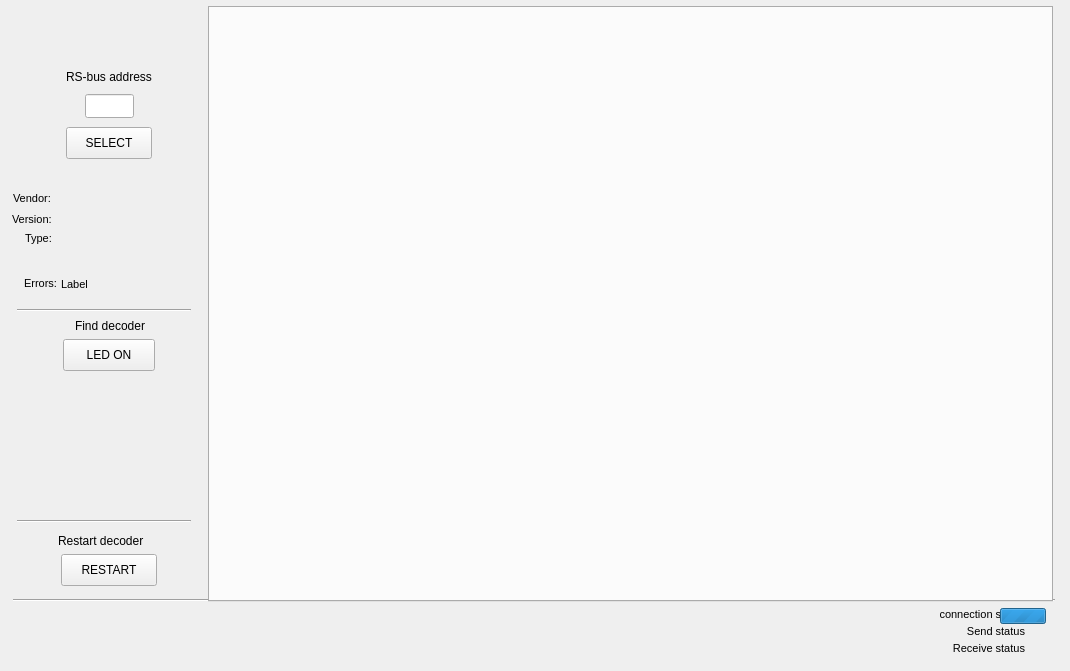
<?xml version='1.0' encoding='UTF-8'?>
<ui version="4.0">
 <class>MainWindow</class>
 <widget class="QMainWindow" name="MainWindow">
  <property name="geometry">
   <rect>
    <x>0</x>
    <y>0</y>
    <width>1070</width>
    <height>671</height>
   </rect>
  </property>
  <widget class="QWidget" name="centralwidget">
   <widget class="QLabel" name="label1">
    <property name="geometry">
     <rect>
      <x>55</x>
      <y>69</y>
      <width>108</width>
      <height>16</height>
     </rect>
    </property>
    <property name="toolTip">
     <string>Range: 1..128. Leave empty to search for a non-initialised decoder</string>
    </property>
    <property name="text">
     <string>RS-bus address</string>
    </property>
    <property name="alignment">
     <set>Qt::AlignHCenter|Qt::AlignVCenter</set>
    </property>
   </widget>
   <widget class="QLabel" name="connectionStatus">
    <property name="geometry">
     <rect>
      <x>583</x>
      <y>608</y>
      <width>442</width>
      <height>13</height>
     </rect>
    </property>
    <property name="text">
     <string>connection status</string>
    </property>
    <property name="alignment">
     <set>Qt::AlignRight|Qt::AlignVCenter</set>
    </property>
    <property name="font">
     <font>
      <pointsize>8</pointsize>
     </font>
    </property>
   </widget>
   <widget class="Line" name="line2">
    <property name="geometry">
     <rect>
      <x>13</x>
      <y>598</y>
      <width>1042</width>
      <height>4</height>
     </rect>
    </property>
    <property name="orientation">
     <enum>Qt::Horizontal</enum>
    </property>
   </widget>
   <widget class="QProgressBar" name="progressIndicator">
    <property name="geometry">
     <rect>
      <x>1000</x>
      <y>608</y>
      <width>46</width>
      <height>16</height>
     </rect>
    </property>
    <property name="maximum">
     <number>0</number>
    </property>
    <property name="textVisible">
     <bool>false</bool>
    </property>
   </widget>
   <widget class="QLineEdit" name="address">
    <property name="geometry">
     <rect>
      <x>85</x>
      <y>94</y>
      <width>49</width>
      <height>24</height>
     </rect>
    </property>
    <property name="alignment">
     <set>Qt::AlignHCenter|Qt::AlignVCenter</set>
    </property>
   </widget>
   <widget class="QPushButton" name="buttonSelect">
    <property name="geometry">
     <rect>
      <x>66</x>
      <y>127</y>
      <width>86</width>
      <height>32</height>
     </rect>
    </property>
    <property name="text">
     <string>SELECT</string>
    </property>
   </widget>
   <widget class="QLabel" name="receiveStatus">
    <property name="geometry">
     <rect>
      <x>412</x>
      <y>642</y>
      <width>613</width>
      <height>13</height>
     </rect>
    </property>
    <property name="text">
     <string>Receive status</string>
    </property>
    <property name="alignment">
     <set>Qt::AlignRight|Qt::AlignVCenter</set>
    </property>
    <property name="font">
     <font>
      <pointsize>8</pointsize>
     </font>
    </property>
   </widget>
   <widget class="QPushButton" name="ledOn">
    <property name="geometry">
     <rect>
      <x>63</x>
      <y>339</y>
      <width>92</width>
      <height>32</height>
     </rect>
    </property>
    <property name="text">
     <string>LED ON</string>
    </property>
   </widget>
   <widget class="QPushButton" name="buttonRestart">
    <property name="geometry">
     <rect>
      <x>61</x>
      <y>554</y>
      <width>96</width>
      <height>32</height>
     </rect>
    </property>
    <property name="text">
     <string>RESTART</string>
    </property>
   </widget>
   <widget class="QLabel" name="label3">
    <property name="geometry">
     <rect>
      <x>65</x>
      <y>318</y>
      <width>90</width>
      <height>16</height>
     </rect>
    </property>
    <property name="text">
     <string>Find decoder</string>
    </property>
    <property name="alignment">
     <set>Qt::AlignHCenter|Qt::AlignVCenter</set>
    </property>
   </widget>
   <widget class="QLabel" name="label4">
    <property name="geometry">
     <rect>
      <x>58</x>
      <y>533</y>
      <width>104</width>
      <height>16</height>
     </rect>
    </property>
    <property name="text">
     <string>Restart decoder</string>
    </property>
    <property name="alignment">
     <set>Qt::AlignLeft|Qt::AlignVCenter</set>
    </property>
   </widget>
   <widget class="Line" name="line5">
    <property name="geometry">
     <rect>
      <x>17</x>
      <y>308</y>
      <width>174</width>
      <height>5</height>
     </rect>
    </property>
    <property name="orientation">
     <enum>Qt::Horizontal</enum>
    </property>
   </widget>
   <widget class="Line" name="line6">
    <property name="geometry">
     <rect>
      <x>17</x>
      <y>519</y>
      <width>174</width>
      <height>5</height>
     </rect>
    </property>
    <property name="orientation">
     <enum>Qt::Horizontal</enum>
    </property>
   </widget>
   <widget class="QLabel" name="label7">
    <property name="geometry">
     <rect>
      <x>13</x>
      <y>191</y>
      <width>54</width>
      <height>14</height>
     </rect>
    </property>
    <property name="text">
     <string>Vendor:</string>
    </property>
    <property name="alignment">
     <set>Qt::AlignLeft|Qt::AlignVCenter</set>
    </property>
    <property name="font">
     <font>
      <pointsize>8</pointsize>
     </font>
    </property>
   </widget>
   <widget class="QLabel" name="label8">
    <property name="geometry">
     <rect>
      <x>12</x>
      <y>212</y>
      <width>56</width>
      <height>14</height>
     </rect>
    </property>
    <property name="text">
     <string>Version:</string>
    </property>
    <property name="alignment">
     <set>Qt::AlignLeft|Qt::AlignVCenter</set>
    </property>
    <property name="font">
     <font>
      <pointsize>8</pointsize>
     </font>
    </property>
   </widget>
   <widget class="QLabel" name="label9">
    <property name="geometry">
     <rect>
      <x>25</x>
      <y>231</y>
      <width>39</width>
      <height>14</height>
     </rect>
    </property>
    <property name="text">
     <string>Type:</string>
    </property>
    <property name="alignment">
     <set>Qt::AlignLeft|Qt::AlignVCenter</set>
    </property>
    <property name="font">
     <font>
      <pointsize>8</pointsize>
     </font>
    </property>
   </widget>
   <widget class="QLabel" name="DecoderVendor">
    <property name="geometry">
     <rect>
      <x>61</x>
      <y>191</y>
      <width>149</width>
      <height>14</height>
     </rect>
    </property>
    <property name="text">
     <string />
    </property>
    <property name="alignment">
     <set>Qt::AlignLeft|Qt::AlignVCenter</set>
    </property>
    <property name="font">
     <font>
      <pointsize>8</pointsize>
     </font>
    </property>
   </widget>
   <widget class="QLabel" name="DecoderVersion">
    <property name="geometry">
     <rect>
      <x>61</x>
      <y>212</y>
      <width>149</width>
      <height>14</height>
     </rect>
    </property>
    <property name="text">
     <string />
    </property>
    <property name="alignment">
     <set>Qt::AlignLeft|Qt::AlignVCenter</set>
    </property>
    <property name="font">
     <font>
      <pointsize>8</pointsize>
     </font>
    </property>
   </widget>
   <widget class="QLabel" name="DecoderType">
    <property name="geometry">
     <rect>
      <x>61</x>
      <y>231</y>
      <width>149</width>
      <height>14</height>
     </rect>
    </property>
    <property name="text">
     <string />
    </property>
    <property name="alignment">
     <set>Qt::AlignLeft|Qt::AlignVCenter</set>
    </property>
    <property name="font">
     <font>
      <pointsize>8</pointsize>
     </font>
    </property>
   </widget>
   <widget class="QLabel" name="DecoderSubType">
    <property name="geometry">
     <rect>
      <x>61</x>
      <y>247</y>
      <width>144</width>
      <height>14</height>
     </rect>
    </property>
    <property name="text">
     <string />
    </property>
    <property name="alignment">
     <set>Qt::AlignLeft|Qt::AlignVCenter</set>
    </property>
    <property name="font">
     <font>
      <pointsize>8</pointsize>
     </font>
    </property>
   </widget>
   <widget class="QLabel" name="label10">
    <property name="geometry">
     <rect>
      <x>13</x>
      <y>276</y>
      <width>44</width>
      <height>14</height>
     </rect>
    </property>
    <property name="text">
     <string>Errors:</string>
    </property>
    <property name="alignment">
     <set>Qt::AlignRight|Qt::AlignVCenter</set>
    </property>
    <property name="font">
     <font>
      <pointsize>8</pointsize>
     </font>
    </property>
   </widget>
   <widget class="QLabel" name="DecoderErrors">
    <property name="geometry">
     <rect>
      <x>61</x>
      <y>277</y>
      <width>144</width>
      <height>14</height>
     </rect>
    </property>
    <property name="text">
     <string>Label</string>
    </property>
    <property name="alignment">
     <set>Qt::AlignLeft|Qt::AlignVCenter</set>
    </property>
    <property name="font">
     <font>
      <pointsize>8</pointsize>
     </font>
    </property>
   </widget>
   <widget class="QLabel" name="sendStatus">
    <property name="geometry">
     <rect>
      <x>412</x>
      <y>625</y>
      <width>613</width>
      <height>13</height>
     </rect>
    </property>
    <property name="text">
     <string>Send status</string>
    </property>
    <property name="alignment">
     <set>Qt::AlignRight|Qt::AlignVCenter</set>
    </property>
    <property name="font">
     <font>
      <pointsize>8</pointsize>
     </font>
    </property>
   </widget>
   <widget class="QTabWidget" name="windowTabs">
    <property name="geometry">
     <rect>
      <x>208</x>
      <y>6</y>
      <width>845</width>
      <height>596</height>
     </rect>
    </property>
   </widget>
  </widget>
 </widget>
 <resources />
 <connections />
</ui>
